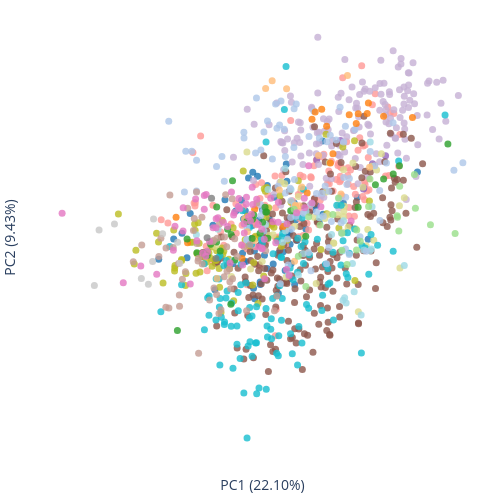

Source (notebook cell):
### Code cell
import plotly.graph_objects as go 


pca_df = pca_df[~pca_df.index.str.isupper()]

# Visualize pca 
OR_name = list(pca_df.index)

# Extract OR class from index
index_family = pd.Series(re.match(r'Or(\d+)', _OR).group(1) if re.match(r'Or(\d+)', _OR) else None for _OR in pca_df.index)


# Define colors for each class
colormap = cf.distinct_colors(np.unique(index_family), category='tab20')

# Plot
fig = go.Figure()

for _family in np.sort(np.unique(index_family).astype(int)): 
    subset = pca_df.reset_index(names='OR')[index_family == str(_family)]
    
    fig.add_trace(go.Scatter(
        x=subset['PCA_1'],  # First dimension
        y=subset['PCA_2'],  # Second dimension
        text=subset['OR'],    # Labels
        mode='markers',
        name= f'family {str(_family)}',
        marker=dict(
            color=colormap[str(_family)],
            size = 8, opacity=0.6
        )
    ))

fig.update_traces( marker=dict(size=7, opacity = 0.8))
fig.update_layout(xaxis_title = f'PC1 ({variance_ratio[0]*100:.2f}%)',
                  yaxis_title = f'PC2 ({variance_ratio[1]*100:.2f}%)',
                  xaxis=dict(showticklabels=False), yaxis=dict(showticklabels=False),
                  margin=dict(r=10, l=10, b=10, t=10),
                  height = 500, width = 500, showlegend=False, 
                  plot_bgcolor='white',  # set the plot background color to white
                  paper_bgcolor='white',  # set the paper background color to white
)
fig.show()
# fig.write_html('../../output/ESM/PCA/Cbc_esm/PCA_Cbc_esm_class.html')
